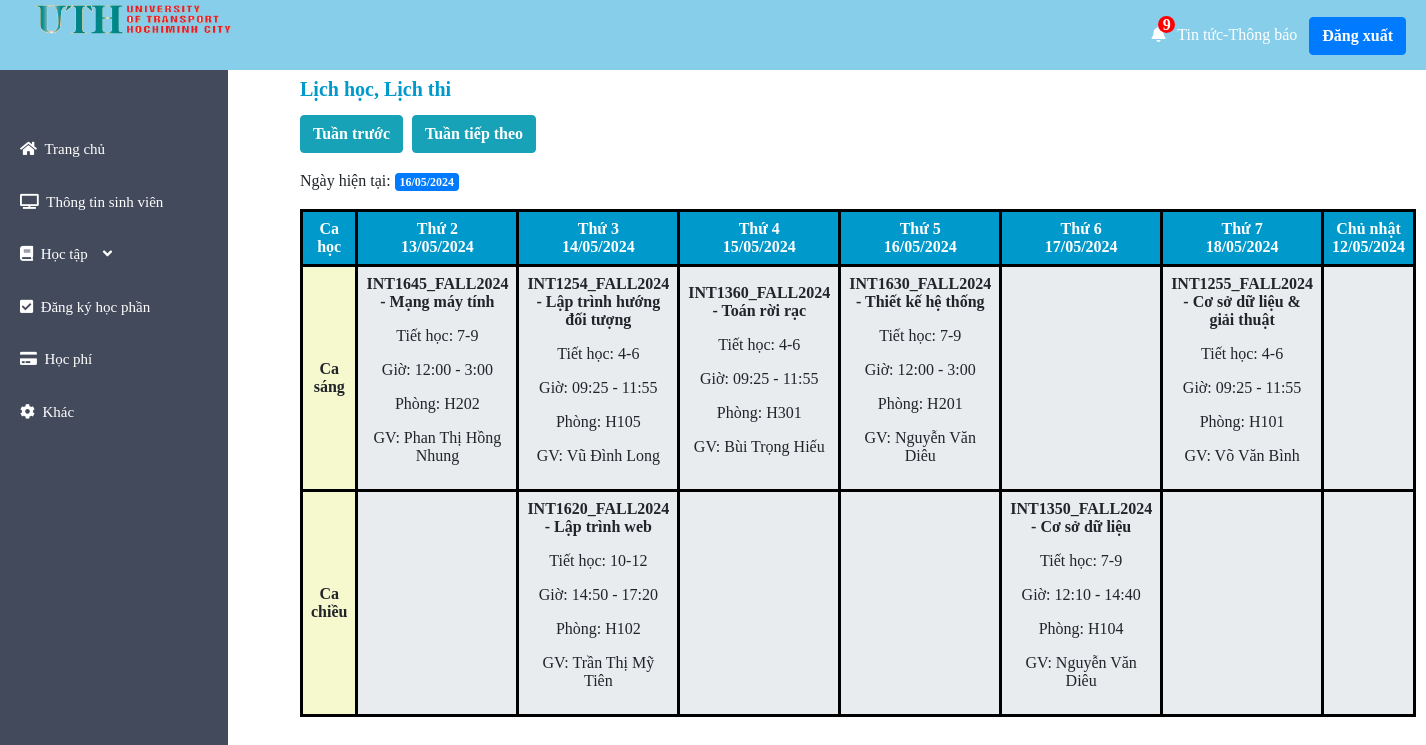
Screenshot of /schedule.php (signed in) with the database file from the repository.
### tables this page shows
CREATE TABLE `course` (
  `id` int(11) NOT NULL,
  `code` varchar(50) NOT NULL DEFAULT '0',
  `time` varchar(50) DEFAULT NULL,
  `room` varchar(50) DEFAULT NULL,
  `teacher_code` varchar(50) NOT NULL,
  `subject_code` varchar(50) NOT NULL,
  `start_time` date DEFAULT NULL,
  `lesson` varchar(50) DEFAULT NULL,
  `status_course` tinyint(1) NOT NULL
);

CREATE TABLE `subject` (
  `id` int(11) NOT NULL,
  `code` varchar(50) NOT NULL,
  `subjectname` varchar(50) NOT NULL,
  `num_credit` varchar(50) NOT NULL
);

CREATE TABLE `users` (
  `name` varchar(20) NOT NULL,
  `username` varchar(50) NOT NULL,
  `phone` int(30) DEFAULT NULL,
  `birthday` date DEFAULT NULL,
  `email` varchar(50) DEFAULT NULL,
  `usertype` varchar(50) DEFAULT NULL,
  `password` varchar(50) DEFAULT NULL,
  `pob` varchar(50) NOT NULL
);

### schedule.php (the view, shortened to what this page needs)
<?php
$host = "localhost";
$user = "root";
$password = "";
$db = "sms";
$data = mysqli_connect($host, $user, $password, $db);
$currentDate = isset($_GET['date']) ? $_GET['date'] : date('Y-m-d');
$currentDate = date('Y-m-d', strtotime($currentDate));
$firstDayOfWeek = date('Y-m-d', strtotime('last sunday', strtotime($currentDate)));
$sql = "SELECT course.*, subject.*, teacher.*, users.*, course.code as code_course
        FROM course, subject, teacher, users
        WHERE course.subject_code = subject.code
        AND course.teacher_code = teacher.code
        AND teacher.code = users.username";
$result = mysqli_query($data, $sql);
$courses = [];
while ($row = mysqli_fetch_assoc($result)) {
    $courses[$row['start_time']][] = $row;
}
?>
<!DOCTYPE html>
<html lang="en">
<head>
    <link rel="stylesheet" href="https://use.fontawesome.com/releases/v5.8.1/css/all.css">
    <link rel="stylesheet" href="./css/student_sidebar.css">
    <link href="https://stackpath.bootstrapcdn.com/bootstrap/4.5.2/css/bootstrap.min.css" rel="stylesheet">
    <?php include('admin_css.php'); ?>
</head>
<body>
    <header class="header">
        <a href="studenthome.php"><img src="./img/logo-uth.png" style="max-height: 40px;"></a>
        <div class="logout">
            <a class="notify" href="notify.html"><i class="fa fa-bell"><div class="count">9</div>&nbsp;&nbsp;</i>
            Tin tức-Thông báo&nbsp;&nbsp;</a>
            <a href="logout.php" class="btn btn-primary">Đăng xuất</a>
        </div>
    </header>
    <?php include('student_sidebar.php'); ?>
<div class="container-main">
    <div class="row">
        <div class="col-md-10 col-xs-12">
            <div class="box-df">
                <div class="portlet">
                    <div class="portlet-title"><span class="bold">Lịch học, Lịch thi</span> <br></div>
                    <div class="button-group">
                        <button id="beforeWeekButton" class="btn btn-info" onclick="beforeWeek()">Tuần trước</button>
                        <button id="nextWeekButton" class="btn btn-info" onclick="nextWeek()">Tuần tiếp theo</button>
                    </div>
                    <p class="mt-3">Ngày hiện tại:
                        <span id="currentDate" data-date="<?php echo date('Y-m-d'); ?>" class="badge badge-primary">
                            <?php echo date('d/m/Y'); ?>
                        </span>
                    </p>
                    <table class="table-custom" style="padding-top:100px">
        <thead>
            <tr style ="color:white">
                <th style = "background-color:#0099cc;width:70px">Ca học</th>
                <th class="even">Thứ 2<br/><span class="week-date"><?php echo date('d/m/Y', strtotime($firstDayOfWeek . ' +1 day')); ?></span></th>
                <th class="odd">Thứ 3<br/><span class="week-date"><?php echo date('d/m/Y', strtotime($firstDayOfWeek . ' +2 day')); ?></span></th>
                <th class="even">Thứ 4<br/><span class="week-date"><?php echo date('d/m/Y', strtotime($firstDayOfWeek . ' +3 day')); ?></span></th>
                <th class="odd">Thứ 5<br/><span class="week-date"><?php echo date('d/m/Y', strtotime($firstDayOfWeek . ' +4 day')); ?></span></th>
                <th class="even">Thứ 6<br/><span class="week-date"><?php echo date('d/m/Y', strtotime($firstDayOfWeek . ' +5 day')); ?></span></th>
                <th class="odd">Thứ 7<br/><span class="week-date"><?php echo date('d/m/Y', strtotime($firstDayOfWeek . ' +6 day')); ?></span></th>
                <th class="even">Chủ nhật<br/><span class="week-date"><?php echo date('d/m/Y', strtotime($firstDayOfWeek)); ?></span></th>
            </tr>
        </thead>
        <tbody>
        <tr>
    <td style="text-align: center;background-color: rgba(246,248,206,1)"><strong>Ca sáng</strong></td>
    <?php
    for ($i = 1; $i <= 7; $i++) {
        $date = date('Y-m-d', strtotime($firstDayOfWeek . " +$i day"));
        echo "<td class = jumbotron style='height : 120px; width: 100px;'>";
        if (isset($courses[$date])) {
            foreach ($courses[$date] as $course) {
                if ($course['time'] < '12:10') {
                    echo "<p><strong>{$course['code_course']} - {$course['subjectname']}</strong></p>";
                    echo "<p>Tiết học: {$course['lesson']}</p>";
                    echo "<p>Giờ:  {$course['time']}</p>";
                    echo "<p>Phòng: {$course['room']}</p>";
                    echo "<p>GV: {$course['name']}</p>";
                }
            }
        }
        echo "</td>";
    }
    ?>
</tr>
<tr>
    <td style="text-align: center; background-color: rgba(246,248,206,1)"><strong>Ca chiều</strong></td>
    <?php
    for ($i = 1; $i <= 7; $i++) {
        $date = date('Y-m-d', strtotime($firstDayOfWeek . " +$i day"));
        echo "<td class = jumbotron style='height : 120px; width: 100px;'>";
        if (isset($courses[$date])) {
            foreach ($courses[$date] as $course) {
                if ($course['time'] >= '12:10') {
                    echo "<p><strong>{$course['code_course']} - {$course['subjectname']}</strong></p>";
                    echo "<p>Tiết học: {$course['lesson']}</p>";
                    echo "<p>Giờ:  {$course['time']}</p>";
                    echo "<p>Phòng: {$course['room']}</p>";
                    echo "<p>GV: {$course['name']}</p>";
                }
            }
        }
        echo "</td>";
    }
    ?>
</tr>
        </tbody>
    </table>
                </div>
            </div>
        </div>
    </div>
</div>
</body>
</html>

### admin_css.php (shortened to what this page needs)
<link rel="stylesheet" type="text/css" href="./css/admin.css">
<link rel="stylesheet" href="css/bootstrap.min.css">
<link href="https://cdnjs.cloudflare.com/ajax/libs/font-awesome/5.15.3/css/all.min.css" rel="stylesheet">

### student_sidebar.php (shortened to what this page needs)
<aside>
        <ul>
            <li><a href="studenthome.php"><i class="fas fa-home"></i>&nbsp;&nbsp;Trang chủ</a></li>
            <li><a href="infor_student.php"><i class="fas fa-tv"></i>&nbsp;&nbsp;Thông tin sinh viên</a></li>
            <li><a href="" id="toggleStudy"><i class="fas fa-book"></i>&nbsp;&nbsp;Học tập<i class="fas fa-angle-down"></i></a>
            <li><a href="register_study.php"><i class="fas fa-check-square"></i>&nbsp;&nbsp;Đăng ký học phần</a></li>
            <li><a href="financial.php"><i class="fas fa-credit-card"></i>&nbsp;&nbsp;Học phí</a></li>
            <li><a href="#"><i class="fas fa-cog"></i>&nbsp;&nbsp;Khác</a></li>
        </ul>
</aside>

### css/student_sidebar.css (style rules this page uses)
.notify { color: white; font-size: bold; position: relative; }
.count { width: 17px; height: 17px; border-radius: 50%; background-color: red; display: flex; justify-content: center; align-items: center; color: white; position: absolute; right: 130px; top:-10px; z-index: 99; }
.portlet-title { border-bottom: 1px solid black; min-height: 41px; }
.bold { font-weight: 700!important; font-size: 20px; color: #0099cc; }
.btn { font-weight: 600!important; font-size: 18px; color: rgb(40, 39, 39); }
.fa-angle-down { padding-left: 15px; text-align: center; }

### css/admin.css (style rules this page uses)
* { margin: 0; padding: 0; font-family: "Times New Roman", Times, serif; }
.header { background-color: skyblue; line-height: 70px; padding-left: 30px; position: fixed; top: 0; left: 0; width: 100%; z-index: 3; }
a { text-decoration: none; }
.logout { float: right; padding-right: 20px; }
ul { background-color:#424a5b; width: 16%; height: 100%; position: fixed; padding: 8% 0 0 20px; text-align: left; }
.fas { background-color: rgb(rgb(36, 31, 63)); }
ul li { list-style: none; padding-bottom: 30px; font-size: 15px; transition: transform 0.3s linear; }
ul li a { color: white; text-decoration: none!important; font-size: bold; }
.jumbotron { border: 1px solid #dee2e6; border-radius: 0.3rem; }

### schedule.php (style rules this page uses)
.container-main { padding:50px 0 0 300px; }
th { text-align: center; font-size: 16px; }
.table-custom { width: 90%; border-collapse: collapse; border:solid 3px; }
.table-custom th, .table-custom td { padding: 8px; border: 0.5px solid black ; text-align: center; border-width: 3px; }
.table-custom th { background-color: #f2f2f2; }
.table-custom .even { background-color: #0099cc; }
.table-custom .odd { background-color: #0099cc; }
.button-group { margin-bottom: 10px; }
.button-group button { margin-right: 5px; }
.portlet-title { border: none!important; }

### rows the page displays
course: code "INT1645_FALL2024", subject_code.subjectname "Mạng máy tính", lesson "7-9", time "12:00 - 3:00", room "H202", users.name "Phan Thị Hồng Nhung"
course: code "INT1254_FALL2024", subject_code.subjectname "Lập trình hướng đối tượng", lesson "4-6", time "09:25 - 11:55", room "H105", users.name "Vũ Đình Long"
course: code "INT1360_FALL2024", subject_code.subjectname "Toán rời rạc", lesson "4-6", time "09:25 - 11:55", room "H301", users.name "Bùi Trọng Hiếu"
course: code "INT1630_FALL2024", subject_code.subjectname "Thiết kế hệ thống", lesson "7-9", time "12:00 - 3:00", room "H201", users.name "Nguyễn Văn Diêu"
course: code "INT1255_FALL2024", subject_code.subjectname "Cơ sở dữ liệu & giải thuật", lesson "4-6", time "09:25 - 11:55", room "H101", users.name "Võ Văn Bình"
course: code "INT1620_FALL2024", subject_code.subjectname "Lập trình web", lesson "10-12", time "14:50 - 17:20", room "H102", users.name "Trần Thị Mỹ Tiên"
course: code "INT1350_FALL2024", subject_code.subjectname "Cơ sở dữ liệu", lesson "7-9", time "12:10 - 14:40", room "H104", users.name "Nguyễn Văn Diêu"

### other values shown
date('d/m/Y', strtotime($firstDayOfWeek . ' +1 day')) "13/05/2024"
date('d/m/Y', strtotime($firstDayOfWeek . ' +2 day')) "14/05/2024"
date('d/m/Y', strtotime($firstDayOfWeek . ' +3 day')) "15/05/2024"
date('d/m/Y', strtotime($firstDayOfWeek . ' +4 day')) "16/05/2024"
date('d/m/Y', strtotime($firstDayOfWeek . ' +5 day')) "17/05/2024"
date('d/m/Y', strtotime($firstDayOfWeek . ' +6 day')) "18/05/2024"
date('d/m/Y', strtotime($firstDayOfWeek)) "12/05/2024"
